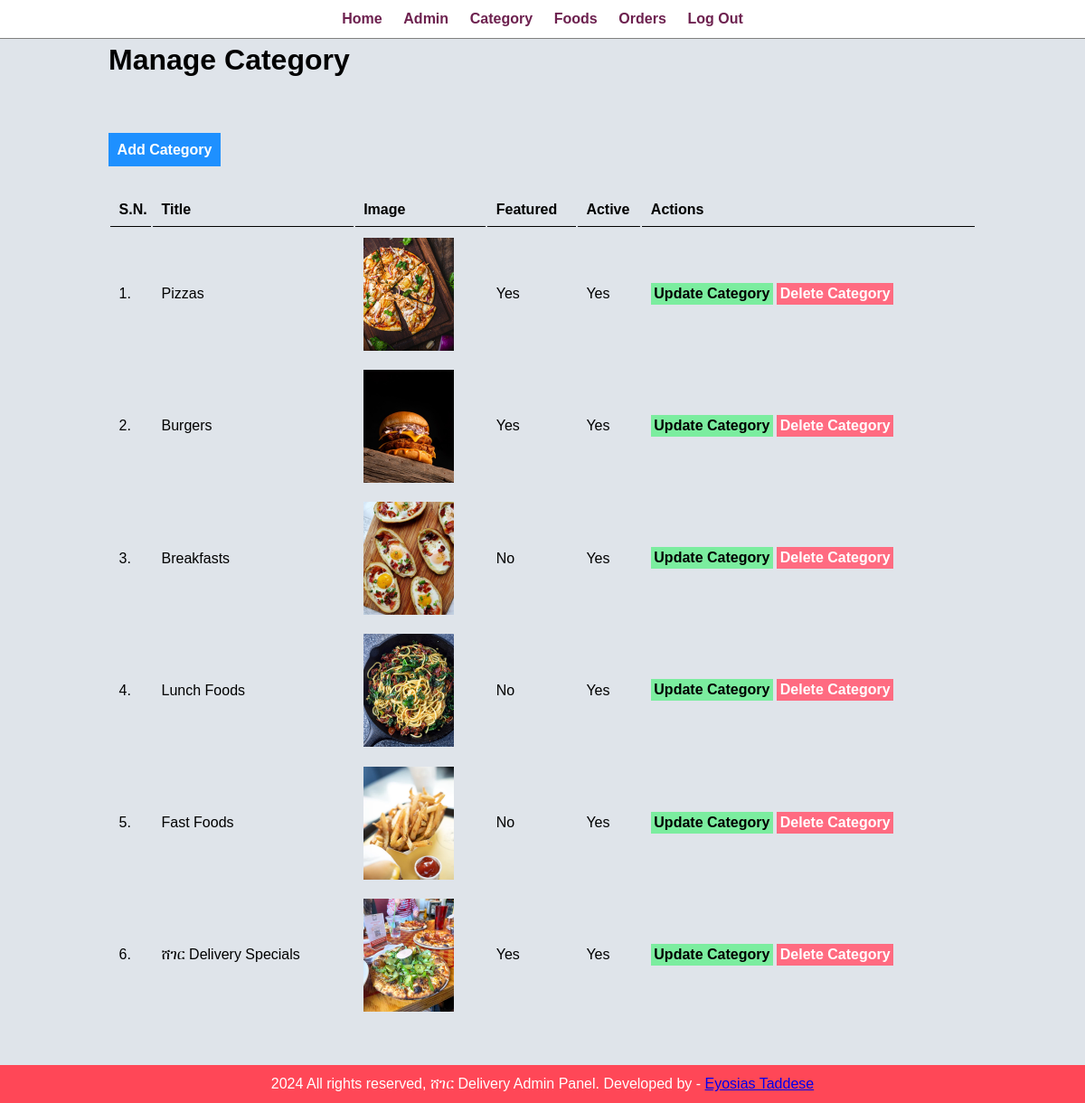
The page /admin/manage-category.php (signed in) on the database its author committed.
### tables this page shows
CREATE TABLE `tbl_category` (
  `id` int(10) UNSIGNED NOT NULL,
  `title` varchar(100) NOT NULL,
  `image_name` varchar(255) NOT NULL,
  `featured` varchar(10) NOT NULL,
  `active` varchar(10) NOT NULL
);

### admin/manage-category.php (the view, shortened to what this page needs)
<?php include('partials/menu.php'); ?>
<div class="main-content">
    <div class="wrapper">
        <h1>Manage Category</h1>
        <br /><br />
        <br><br>
                <a href="<?php echo SITEURL; ?>admin/add-category.php" class="btn-primary">Add Category</a>
                <br /><br /><br />
                <table class="tbl-full">
                    <tr>
                        <th>S.N.</th>
                        <th>Title</th>
                        <th>Image</th>
                        <th>Featured</th>
                        <th>Active</th>
                        <th>Actions</th>
                    </tr>
                    <?php
                        $sql = "SELECT * FROM tbl_category";
                        $res = mysqli_query($conn, $sql);
                        $count = mysqli_num_rows($res);
                        $sn=1;
                        if($count>0)
                        {
                            while($row=mysqli_fetch_assoc($res))
                            {
                                $id = $row['id'];
                                $title = $row['title'];
                                $image_name = $row['image_name'];
                                $featured = $row['featured'];
                                $active = $row['active'];
                                ?>
                                    <tr>
                                        <td><?php echo $sn++; ?>. </td>
                                        <td><?php echo $title; ?></td>
                                        <td>
                                            <?php
                                                if($image_name!="")
                                                {
                                                    ?>
                                                    <img src="<?php echo SITEURL; ?>images/category/<?php echo $image_name; ?>" width="100px" >
                                                    <?php
                                                }
                                                else
                                                {
                                                    echo "<div class='error'>Image not Added.</div>";
                                                }
                                            ?>
                                        </td>
                                        <td><?php echo $featured; ?></td>
                                        <td><?php echo $active; ?></td>
                                        <td>
                                            <a href="<?php echo SITEURL; ?>admin/update-category.php?id=<?php echo $id; ?>" class="btn-secondary">Update Category</a>
                                            <a href="<?php echo SITEURL; ?>admin/delete-category.php?id=<?php echo $id; ?>&image_name=<?php echo $image_name; ?>" class="btn-danger">Delete Category</a>
                                        </td>
                                    </tr>
                                <?php
                            }
                        }
                        else
                        {
                            ?>
                            <tr>
                                <td colspan="6"><div class="error">No Category Added.</div></td>
                            </tr>
                            <?php
                        }
                    ?>
                </table>
    </div>
</div>
<?php include('partials/footer.php'); ?>

### css/admin.css (style rules this page uses)
* { margin: 0; padding: 0; font-family: Arial, Helvetica, sans-serif; }
.wrapper { padding: 1%; width: 80%; margin: 0 auto; }
.tbl-full { width: 100%; }
table tr th { border-bottom: 1px solid black; padding: 1%; text-align: left; }
table tr td { padding: 1%; }
.btn-primary { background-color: #1e90ff; padding: 1%; color: white; text-decoration: none; font-weight: bold; }
.btn-secondary { background-color: #7bed9f; padding: 1%; color: black; text-decoration: none; font-weight: bold; }
.btn-danger { background-color: #ff6b81; padding: 1%; color: white; text-decoration: none; font-weight: bold; }
.main-content { background-color: #dfe4ea; padding: 3% 0; }

### rows shown on the page
tbl_category: title "Pizzas", image_name (picture), featured "Yes", active "Yes"
tbl_category: title "Burgers", image_name (picture), featured "Yes", active "Yes"
tbl_category: title "Breakfasts", image_name (picture), featured "No", active "Yes"
tbl_category: title "Lunch Foods", image_name (picture), featured "No", active "Yes"
tbl_category: title "Fast Foods", image_name (picture), featured "No", active "Yes"
tbl_category: title "ሸገር Delivery Specials", image_name (picture), featured "Yes", active "Yes"
